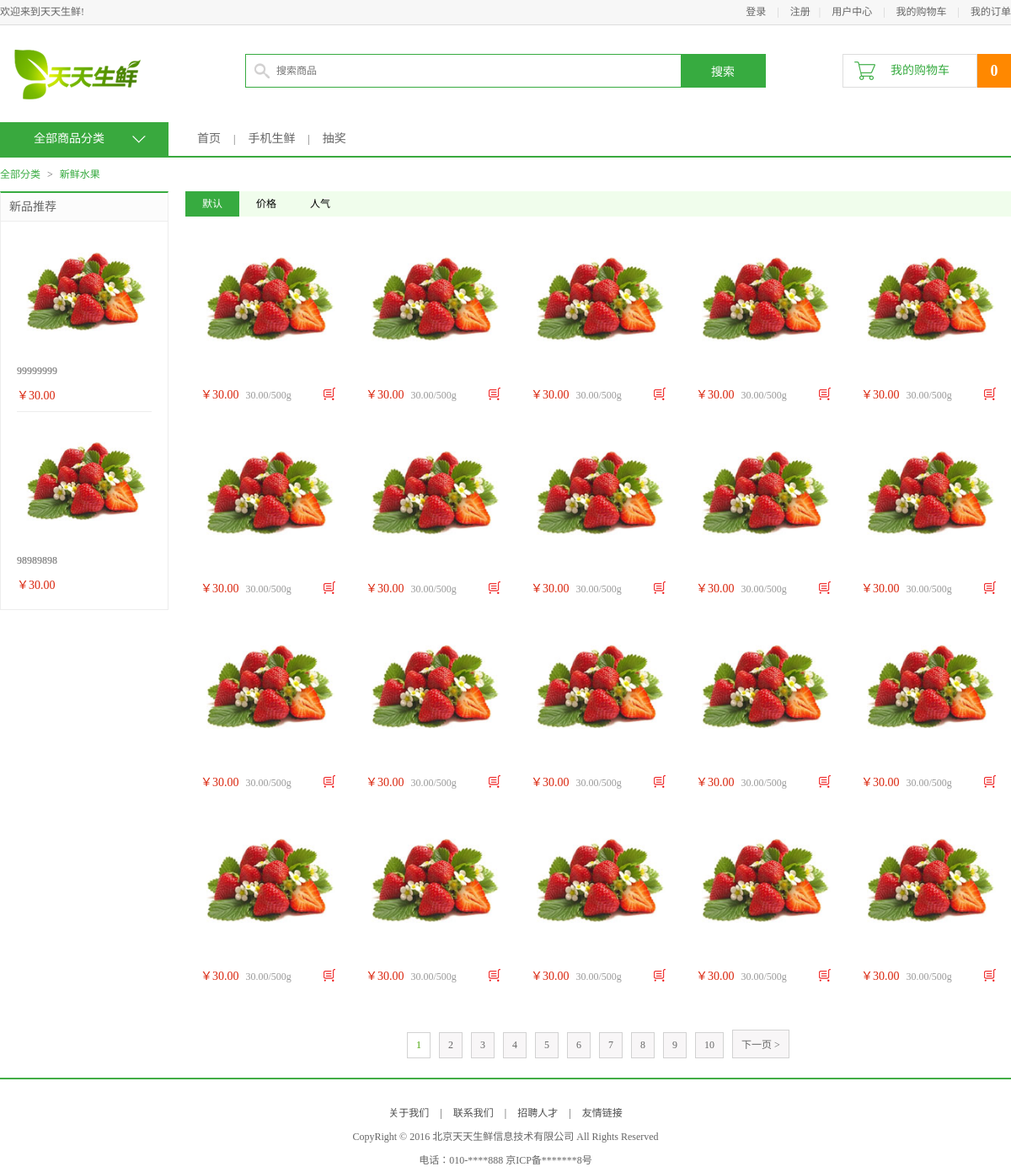
The page /list/1_0_1/ on the database its author committed.
### df_goods/models.py (models this page shows, shortened)
class TypeInfo(models.Model):
    ttitle = models.CharField(max_length=20)
    tshow = models.CharField(max_length=20, default='')
    tbanner = models.ImageField(upload_to='images')
    tcommend1 = models.ForeignKey("GoodsInfo", related_name='commend1', blank=True, null=True)
    tcommend2 = models.ForeignKey("GoodsInfo", related_name='commend2', blank=True, null=True)
    tcommend3 = models.ForeignKey("GoodsInfo", related_name='commend3', blank=True, null=True)
    isDelete = models.BooleanField(default=False)
    objects = BaseManager()
    old_objects = models.Manager()

class GoodsInfo(models.Model):
    gtitle = models.CharField(max_length=20)
    gpic = models.ImageField(upload_to='df_goods')
    gprice = models.DecimalField(max_digits=5, decimal_places=2)
    gunit = models.CharField(max_length=20, default='500g')
    gclick = models.IntegerField(default=0)
    gsummary = models.CharField(max_length=256)
    gstorage = models.IntegerField()
    gwarning = models.IntegerField(default=50)
    gcontent = HTMLField()
    gbig_pic = models.ImageField(upload_to='df_goods')
    up_time = models.DateField(auto_now_add=True)
    isDelete = models.BooleanField(default=False)
    gtype = models.ForeignKey("TypeInfo")
    gtags = models.ManyToManyField('TagInfo', blank=True)
    objects = BaseManager()
    old_objects = models.Manager()
    class Meta:
        ordering = ['-id']

### df_user/decorators.py (the view)
    def wrapper(request, *args, **kwargs):
        user_id = request.session.get('user_id')
        if user_id:
            user_obj = models.UserInfo.objects.get(pk=user_id)
            request.df_user = user_obj
        else:
            request.df_user = None
        return func(request, *args, **kwargs)

### base_manager.py (called while the page is built)
    def get_queryset(self):
        return super(BaseManager, self).get_queryset().filter(isDelete=False)

### templates/df_goods/list.html (shortened to what this page needs)
{% extends 'base_top.html' %}
{% load page_handler %}
{% block body %}
	<div class="navbar_con">
		<div class="navbar clearfix">
			{% include 'df_goods/subnav.html' %}
			<ul class="navlist fl">
				<li><a href="{% url 'index' %}">首页</a></li>
				<li class="interval">|</li>
				<li><a href="">手机生鲜</a></li>
				<li class="interval">|</li>
				<li><a href="">抽奖</a></li>
			</ul>
		</div>
	</div>
	<div class="breadcrumb">
        {% if gtype %}
            <a href="{% url 'list' 0 0 1 %}">全部分类</a>
            <span>></span>
		    <a href="{% url 'list' tid 0 1 %}">{{ gtype.ttitle }}</a>
        {% endif %}
	</div>
	<div class="main_wrap clearfix">
		<div class="l_wrap fl clearfix">
			{% include 'df_goods/new_goods.html' %}
		</div>
		<div class="r_wrap fr clearfix">
			<div class="sort_bar">
				<a href="{% url 'list' tid 0 1 %}" {% if sid == 0 %}class="active"{% endif %}>默认</a>
				<a href="{% url 'list' tid 1 1  %}" {% if sid == 1 %}class="active"{% endif %}>价格</a>
				<a href="{% url 'list' tid 2 1 %}" {% if sid == 2 %}class="active"{% endif %}>人气</a>
			</div>
			<ul class="goods_type_list clearfix">
                {% for goods in page.object_list %}
                    <li>
                        <a href="{% url 'detail' goods.id %}"><img src="/static/{{ goods.gpic }}"></a>
                        <div class="operate">
                            <span class="prize">￥{{ goods.gprice }}</span>
                            <span class="unit">{{ goods.gprice }}/{{ goods.gunit }}</span>
                            <a href="{% url 'add' %}?gid={{ goods.id }}" class="add_goods" title="加入购物车"></a>
                        </div>
                    </li>
                {% endfor %}
			</ul>
            {% page_handler page tid sid %}
		</div>
	</div>
{% endblock %}

### templates/df_goods/new_goods.html
<div class="new_goods">
    <h3>新品推荐</h3>
    <ul>
        {% for new_good in new_goods %}
            <li>
                <a href="{% url 'detail' new_good.id %}"><img src="/static/{{ new_good.gpic }}"></a>
                <h4><a href="#">{{ new_good.gtitle }}</a></h4>
                <div class="prize">￥{{ new_good.gprice }}</div>
            </li>
        {% endfor %}
    </ul>
</div>

### static/css/main.css (style rules this page uses)
body { font-family:'Microsoft Yahei';font-size:12px;color:#666; }
html,body { height:100% }
.navbar_con { height:40px;border-bottom:2px solid #39a93e }
.navbar { width:1200px;margin:0 auto; }
.navlist { margin-left:34px; }
.navlist li { height:40px;float:left;line-height:40px; }
.navlist li a { color:#666;font-size:14px }
.navlist .interval { margin:0 15px; }
.breadcrumb { width:1200px;height:40px;margin:0 auto; }
.breadcrumb a { line-height:40px;color:#37ab40 }
.breadcrumb span { line-height:40px;color:#666;padding:0 5px; }
.main_wrap { width:1200px;margin:0 auto; }
.l_wrap { width:200px; }
.r_wrap { width:980px; }
.new_goods { border:1px solid #ededed; border-top:2px solid #37ab40; padding-bottom:10px; }
.new_goods h3 { height:33px;line-height:33px;background-color:#fcfcfc;border-bottom:1px solid #ededed;font-size:14px;font-weight:normal;text-indent:10px; }
.new_goods ul { width:160px;margin:0 auto;overflow:hidden; }
.new_goods li { border-bottom:1px solid #ededed;margin-bottom:-1px; }
.new_goods li img { display:block;width:150px;height:150px;margin:10px auto; }
.new_goods li h4 { width:160px;margin:0 auto; }
.new_goods li h4 a { font-weight:normal;color:#666;display:block;width:160px;overflow:hidden;white-space:nowrap;text-overflow:ellipsis; }
.new_goods li .prize { font-size:14px;color:#da260e;margin:10px auto; }
.sort_bar { height:30px;background-color:#f0fdec }
.sort_bar a { display:block;height:30px;line-height:30px;padding:0 20px;float:left;color:#000 }
.sort_bar .active { background-color:#37ab40;color:#fff; }
.goods_type_list { margin:10px auto 0; }
.goods_type_list li { width:196px; float:left; margin-bottom:10px }
.goods_type_list li img { width:160px;height:160px;display:block;margin:10px auto; }
.operate { width:160px;margin:10px auto;position:relative; }
.goods_type_list .operate .prize { color:#da260e; font-size:14px; }
.goods_type_list .operate .unit { color:#999;padding-left:5px; }
.goods_type_list .operate .add_goods { display:inline-block;width:15px;height:15px;background:url(../images/shop_cart.png);position:absolute;right:0;top:3px; }
.pagenation { height:32px;text-align:center;font-size:0;margin:30px auto; }
.pagenation a { display:inline-block;border:1px solid #d2d2d2;background-color:#f8f6f7;font-size:12px;padding:7px 10px;color:#666;margin:5px }
.pagenation .active { background-color:#fff;color:#43a200 }

### rows shown on the page
TypeInfo: ttitle "新鲜水果"
GoodsInfo: gpic (picture), gtitle "99999999", gprice "30.00", gunit "500g"
GoodsInfo: gpic (picture), gtitle "98989898", gprice "30.00", gunit "500g"
GoodsInfo: gpic (picture), gprice "30.00", gunit "500g"
GoodsInfo: gpic (picture), gprice "30.00", gunit "500g"
GoodsInfo: gpic (picture), gprice "30.00", gunit "500g"
GoodsInfo: gpic (picture), gprice "30.00", gunit "500g"
GoodsInfo: gpic (picture), gprice "30.00", gunit "500g"
GoodsInfo: gpic (picture), gprice "30.00", gunit "500g"
GoodsInfo: gpic (picture), gprice "30.00", gunit "500g"
GoodsInfo: gpic (picture), gprice "30.00", gunit "500g"
GoodsInfo: gpic (picture), gprice "30.00", gunit "500g"
GoodsInfo: gpic (picture), gprice "30.00", gunit "500g"
GoodsInfo: gpic (picture), gprice "30.00", gunit "500g"
GoodsInfo: gpic (picture), gprice "30.00", gunit "500g"
GoodsInfo: gpic (picture), gprice "30.00", gunit "500g"
GoodsInfo: gpic (picture), gprice "30.00", gunit "500g"
GoodsInfo: gpic (picture), gprice "30.00", gunit "500g"
GoodsInfo: gpic (picture), gprice "30.00", gunit "500g"
GoodsInfo: gpic (picture), gprice "30.00", gunit "500g"
GoodsInfo: gpic (picture), gprice "30.00", gunit "500g"

### other values the page prints
{{ cart_count|default:'0' }} "0"
